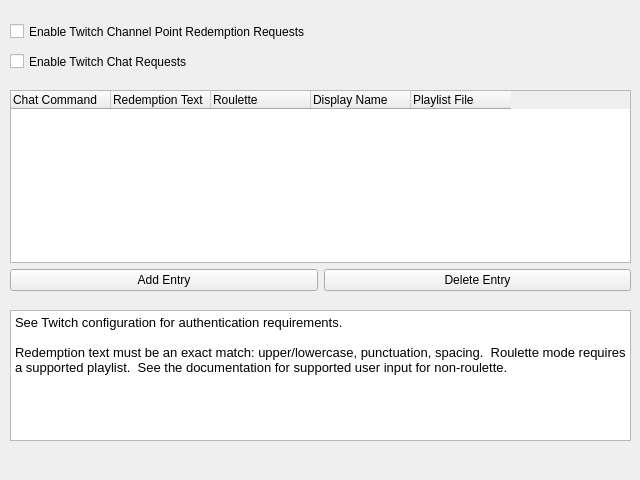
<?xml version="1.0" encoding="UTF-8"?>
<ui version="4.0">
 <class>requests_widget</class>
 <widget class="QWidget" name="requests_widget">
  <property name="geometry">
   <rect>
    <x>0</x>
    <y>0</y>
    <width>640</width>
    <height>480</height>
   </rect>
  </property>
  <property name="windowTitle">
   <string>Requests</string>
  </property>
  <property name="displayName" stdset="0">
   <string>Requests</string>
  </property>
  <widget class="QCheckBox" name="enable_checkbox">
   <property name="geometry">
    <rect>
     <x>10</x>
     <y>20</y>
     <width>321</width>
     <height>23</height>
    </rect>
   </property>
   <property name="text">
    <string>Enable Twitch Channel Point Redemption Requests</string>
   </property>
  </widget>
  <widget class="QWidget" name="verticalLayoutWidget">
   <property name="geometry">
    <rect>
     <x>10</x>
     <y>90</y>
     <width>621</width>
     <height>201</height>
    </rect>
   </property>
   <layout class="QVBoxLayout" name="full_table_layout">
    <item>
     <widget class="QTableWidget" name="request_table">
      <property name="alternatingRowColors">
       <bool>true</bool>
      </property>
      <property name="selectionBehavior">
       <enum>QAbstractItemView::SelectRows</enum>
      </property>
      <column>
       <property name="text">
        <string>Chat Command</string>
       </property>
       <property name="textAlignment">
        <set>AlignLeading|AlignVCenter</set>
       </property>
      </column>
      <column>
       <property name="text">
        <string>Redemption Text</string>
       </property>
       <property name="textAlignment">
        <set>AlignLeading|AlignVCenter</set>
       </property>
      </column>
      <column>
       <property name="text">
        <string>Roulette</string>
       </property>
       <property name="textAlignment">
        <set>AlignLeading|AlignVCenter</set>
       </property>
      </column>
      <column>
       <property name="text">
        <string>Display Name</string>
       </property>
       <property name="textAlignment">
        <set>AlignLeading|AlignVCenter</set>
       </property>
      </column>
      <column>
       <property name="text">
        <string>Playlist File</string>
       </property>
       <property name="textAlignment">
        <set>AlignLeading|AlignVCenter</set>
       </property>
      </column>
     </widget>
    </item>
    <item>
     <layout class="QHBoxLayout" name="button_layout">
      <item>
       <widget class="QPushButton" name="add_button">
        <property name="text">
         <string>Add Entry</string>
        </property>
       </widget>
      </item>
      <item>
       <widget class="QPushButton" name="del_button">
        <property name="text">
         <string>Delete Entry</string>
        </property>
       </widget>
      </item>
     </layout>
    </item>
   </layout>
  </widget>
  <widget class="QCheckBox" name="enable_checkbox_2">
   <property name="geometry">
    <rect>
     <x>10</x>
     <y>50</y>
     <width>321</width>
     <height>23</height>
    </rect>
   </property>
   <property name="text">
    <string>Enable Twitch Chat Requests</string>
   </property>
  </widget>
  <widget class="QTextBrowser" name="textBrowser">
   <property name="geometry">
    <rect>
     <x>10</x>
     <y>310</y>
     <width>621</width>
     <height>131</height>
    </rect>
   </property>
   <property name="html">
    <string>&lt;!DOCTYPE HTML PUBLIC &quot;-//W3C//DTD HTML 4.0//EN&quot; &quot;http://www.w3.org/TR/REC-html40/strict.dtd&quot;&gt;
&lt;html&gt;&lt;head&gt;&lt;meta name=&quot;qrichtext&quot; content=&quot;1&quot; /&gt;&lt;meta charset=&quot;utf-8&quot; /&gt;&lt;style type=&quot;text/css&quot;&gt;
p, li { white-space: pre-wrap; }
hr { height: 1px; border-width: 0; }
li.unchecked::marker { content: &quot;\2610&quot;; }
li.checked::marker { content: &quot;\2612&quot;; }
&lt;/style&gt;&lt;/head&gt;&lt;body style=&quot; font-family:'Sans'; font-size:10pt; font-weight:400; font-style:normal;&quot;&gt;
&lt;p style=&quot; margin-top:0px; margin-bottom:0px; margin-left:0px; margin-right:0px; -qt-block-indent:0; text-indent:0px;&quot;&gt;See Twitch configuration for authentication requirements.&lt;/p&gt;
&lt;p style=&quot;-qt-paragraph-type:empty; margin-top:0px; margin-bottom:0px; margin-left:0px; margin-right:0px; -qt-block-indent:0; text-indent:0px;&quot;&gt;&lt;br /&gt;&lt;/p&gt;
&lt;p style=&quot; margin-top:0px; margin-bottom:0px; margin-left:0px; margin-right:0px; -qt-block-indent:0; text-indent:0px;&quot;&gt;Redemption text must be an exact match: upper/lowercase, punctuation, spacing.  Roulette mode requires a supported playlist.  See the documentation for supported user input for non-roulette.&lt;/p&gt;&lt;/body&gt;&lt;/html&gt;</string>
   </property>
  </widget>
 </widget>
 <resources/>
 <connections/>
</ui>
